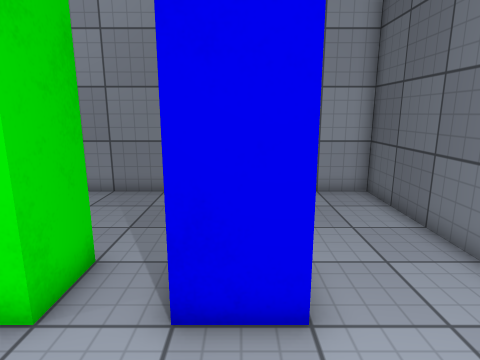
view 1 (above)

12 first-person views from a walk through a 3-D level made in the Unity game engine. The camera is 1.5 m above the floor, tilts 12° down and sees 75° across. The floor is counted in squares, 0.5 m on a side. Each view is taken from the middle of a square. On the plan, view 1 faces up. The plan holds only what a view shows up to about 20 squares ahead; the rest is blank. Surface patterns are stand-ins for the level's own textures.

view 2
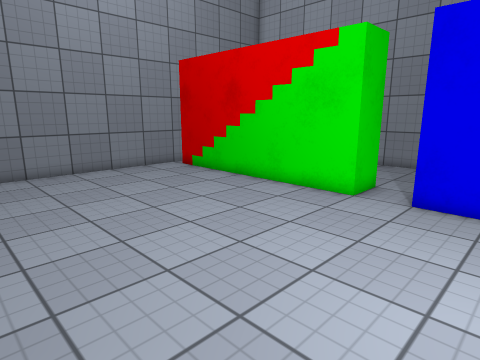

view 3
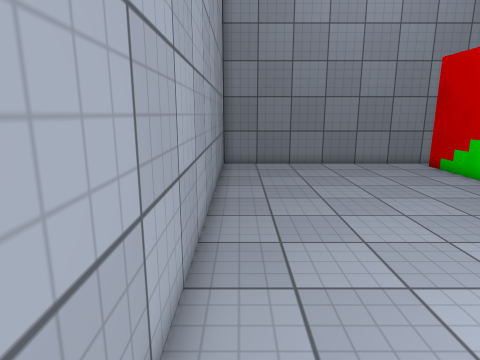

view 4
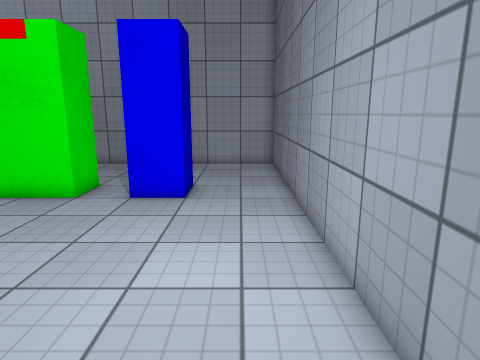

view 5
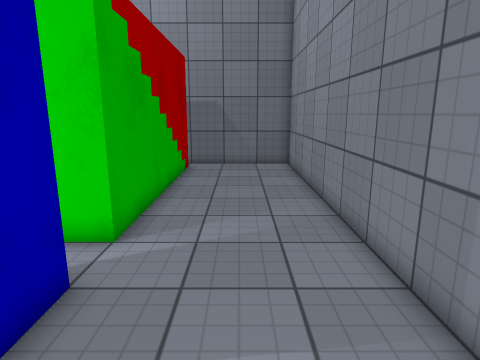

view 6
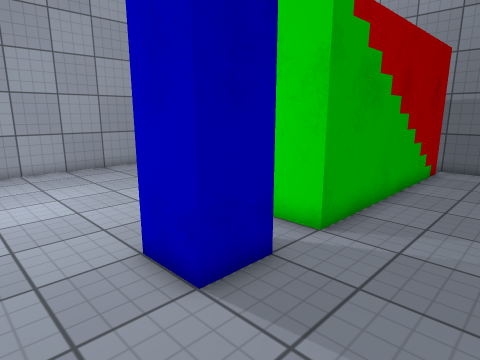

view 7
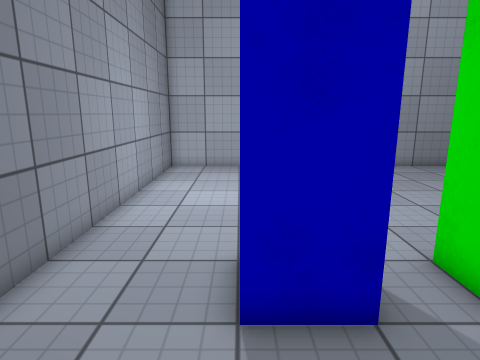

view 8
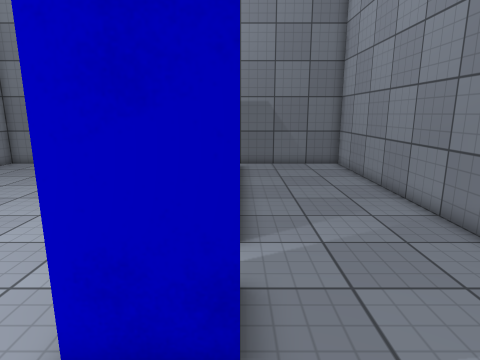

view 9
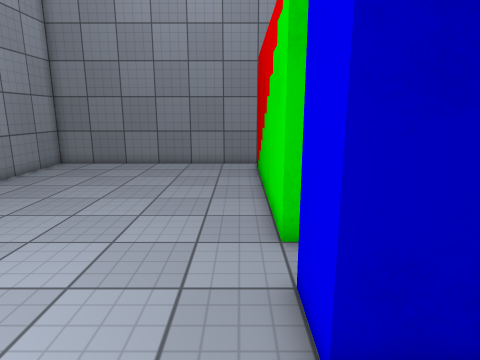

view 10
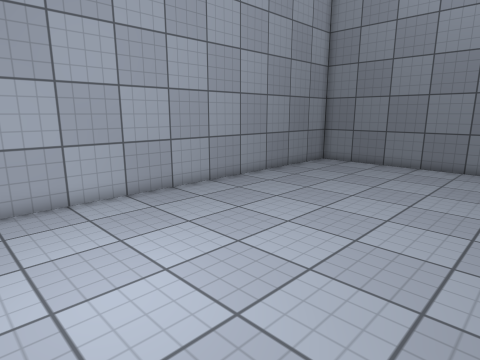

view 11
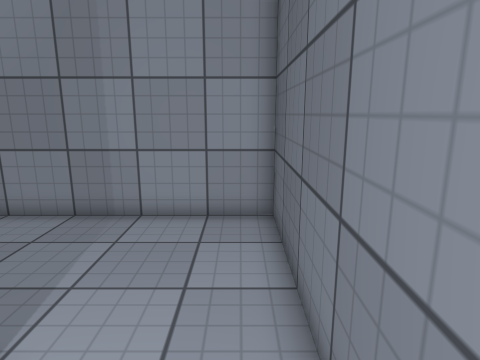

view 12
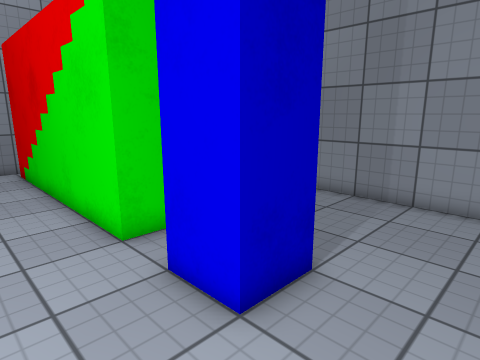

### Floor plan
Points are (right, up) in squares from view 1. A wall is a line through its corners. A room is listed if a view was taken in it or the views show most of it. See-through windows are left out.
Room 1 (views 1, 2, 3, 4, 12)
walls: (-3, 4) (-14, 4); (1, 4) (-1, 4); (-15, 5) (-15, -8) (5, -8) (5, 2.5)
ways out: opening at (-2, 4) to room 2; opening at (3, 3.7) to room 2; gap at (-14, 4)
Room 2 (views 5, 6, 7, 8, 9, 10, 11)
walls: (-1.1, 6) (1, 6) (1, 4); (-14.1, 6) (-3, 6) (-3, 4); (5, 2.5) (5, 12) (-15, 12) (-15, 5)
ways out: opening at (-2, 4) to room 1; opening at (3, 3.7) to room 1; gap at (-14, 6)

Positions as (right, up) in squares from view 1, and headings:
1: (0, 0), facing up
2: (2, -7), facing up-left
3: (4, -7), facing left
4: (3, -7), facing up
5: (4, 9), facing left
6: (4, 10), facing down-left
7: (1, 10), facing down
8: (4, 6), facing left
9: (4, 3), facing left
10: (4, 3), facing down-left
11: (4, 3), facing up
12: (4, 1), facing up-left
